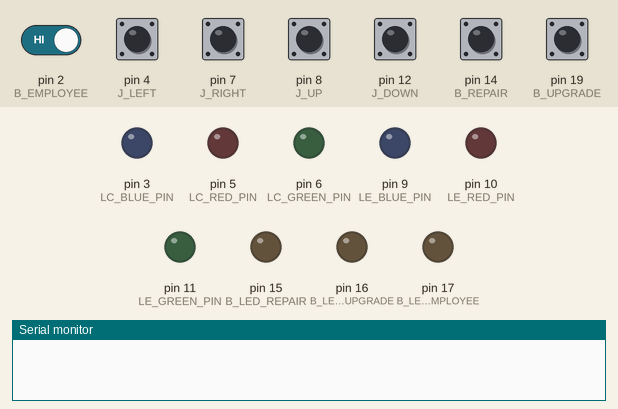
Recording of a sketch running on a simulated Arduino Uno, built with avr-gcc and run on an emulated ATmega328P. Parts: output pins drawn as LEDs (lit = HIGH), the last lines printed to the serial monitor. Dashed ring = blinking. Inputs (shaded band) come from the test bench; at power-on: pin 2 (B_EMPLOYEE), pin 4 (J_LEFT), pin 7 (J_RIGHT), pin 8 (J_UP), pin 12 (J_DOWN), pin 14 (B_REPAIR), pin 19 (B_UPGRADE) HIGH.

Above: at 1.2 s.
1.3 s: pin 4 (J_LEFT) pulled LOW for 0.15 s
At 1.9 s:
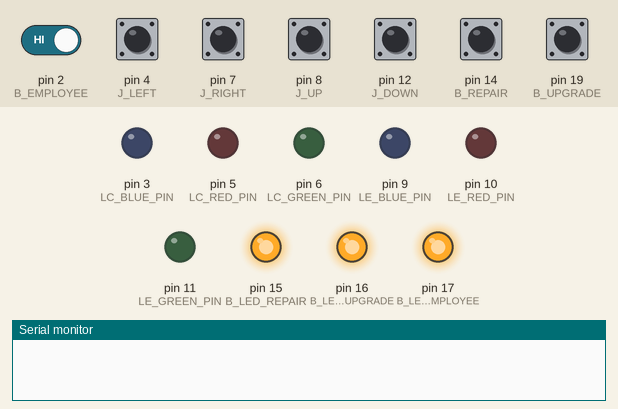
4.4 s: pin 2 (B_EMPLOYEE) driven LOW and pin 4 (J_LEFT) driven LOW
At 4.62 s:
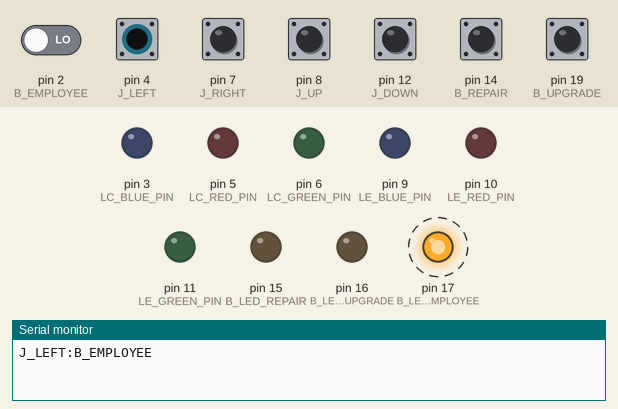
7.4 s: pin 2 (B_EMPLOYEE) driven HIGH
At 7.52 s:
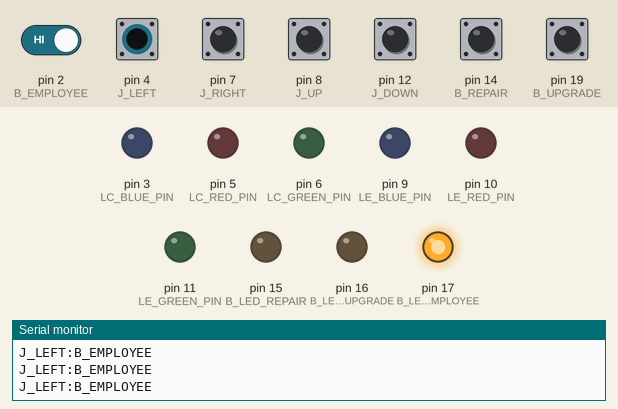
8.9 s: pin 14 (B_REPAIR) pulled LOW for 0.15 s
At 9.12 s:
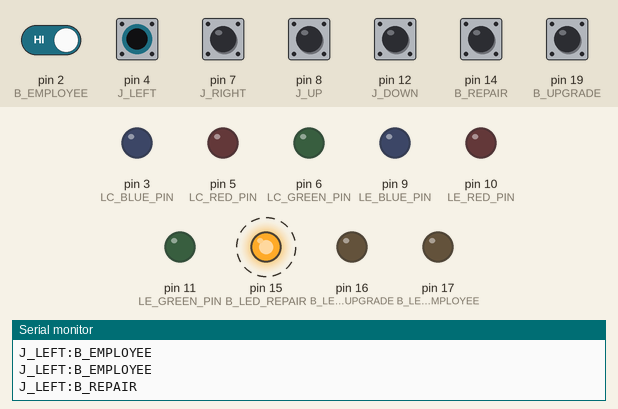
11.9 s: pin 19 (B_UPGRADE) pulled LOW for 1 s
At 12.12 s:
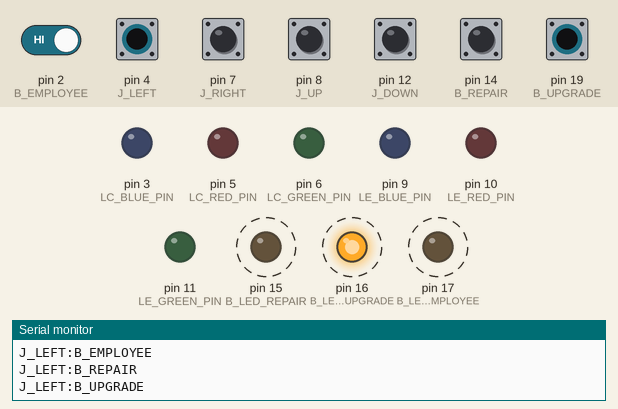
14.9 s: pin 2 (B_EMPLOYEE) driven LOW
At 15.12 s:
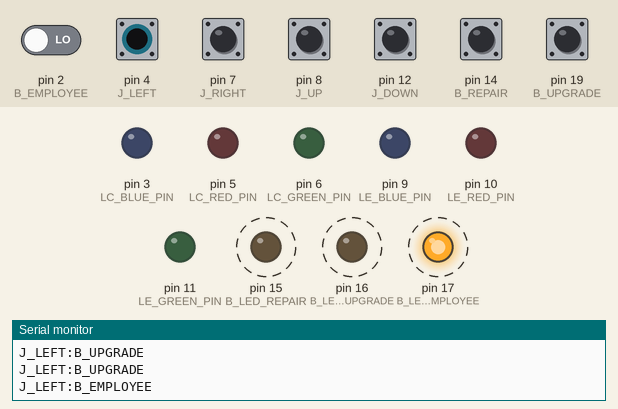
Timing chart, 0 to 18.9 s (numbered marks = the images above; inputs shaded):
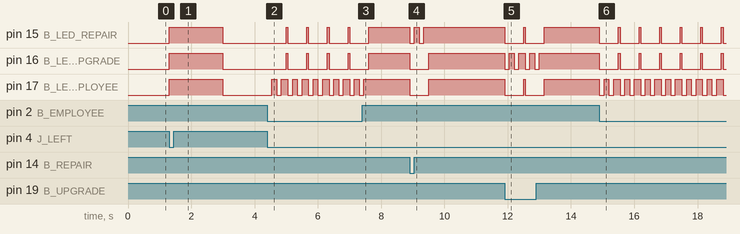

The sketch:

PruebaSerial.ino
```cpp
unsigned long last_time          = 0;
unsigned long actualizar         = 0;
unsigned long lastMicros         = 0;
unsigned long antiBounceButtons  = 0;
unsigned long antiBounceJoyStick = 0;
unsigned long playButton         = 0;

#define antiBounceButtonsTime     50  // mseg
#define antiBounceJoyStickTime    50  // mseg
#define playButtonTime          3000  // mseg

#define LE_GREEN_PIN    11
#define LE_RED_PIN      10
#define LE_BLUE_PIN      9

#define LC_GREEN_PIN     6
#define LC_RED_PIN       5
#define LC_BLUE_PIN      3


#define J_DOWN       12
#define J_UP          8
#define J_RIGHT       7
#define J_LEFT        4

#define B_LED_REPAIR     15
#define B_LED_UPGRADE    16
#define B_LED_EMPLOYEE   17
#define B_REPAIR         14
#define B_UPGRADE        19
#define B_EMPLOYEE        2

String JoyStick = "";
String Button   = "";

String inputString  = "";      // a String to hold incoming data
bool stringComplete = false;   // whether the string is complete

String FREQ = "";
String FUN = "";
String COL = "";

int FadeIndex  = 1;
int FadeAmount = 1;

char lightType = "";

void setup()
{
  Serial.begin(115200);

  pinMode ( LE_RED_PIN   , OUTPUT ) ;
  pinMode ( LE_GREEN_PIN , OUTPUT ) ;
  pinMode ( LE_BLUE_PIN  , OUTPUT ) ;

  pinMode ( LC_RED_PIN   , OUTPUT ) ;
  pinMode ( LC_GREEN_PIN , OUTPUT ) ;
  pinMode ( LC_BLUE_PIN  , OUTPUT ) ;

  pinMode ( J_UP    , INPUT_PULLUP ) ;
  pinMode ( J_RIGHT , INPUT_PULLUP ) ;
  pinMode ( J_DOWN  , INPUT_PULLUP ) ;
  pinMode ( J_LEFT  , INPUT_PULLUP ) ;

  pinMode ( B_EMPLOYEE , INPUT_PULLUP ) ;
  pinMode ( B_UPGRADE  , INPUT_PULLUP ) ;
  pinMode ( B_REPAIR   , INPUT_PULLUP ) ;

  pinMode ( B_LED_EMPLOYEE , OUTPUT ) ;
  pinMode ( B_LED_UPGRADE  , OUTPUT ) ;
  pinMode ( B_LED_REPAIR   , OUTPUT ) ;

  digitalWrite ( LE_RED_PIN   , LOW) ;
  digitalWrite ( LE_GREEN_PIN , LOW) ;
  digitalWrite ( LE_BLUE_PIN  , LOW) ;

  digitalWrite ( LC_RED_PIN   , LOW) ;
  digitalWrite ( LC_GREEN_PIN , LOW) ;
  digitalWrite ( LC_BLUE_PIN  , LOW) ;

  digitalWrite ( B_LED_EMPLOYEE , LOW ) ;
  digitalWrite ( B_LED_UPGRADE  , LOW ) ;
  digitalWrite ( B_LED_REPAIR   , LOW ) ;
}

void loop()
{
  // Print a heartbeat
  if ( millis() > last_time + 2000 )
  {
    //Serial.print("XaviaGame esta prendido desde hace:\t"); Serial.print(millis()); Serial.println("\tmseg.");
    last_time = millis();
  }

  if (Serial.available())
    serialEvent();

  if ( FUN == "L" )
  {
    if ( (micros() - lastMicros) > FREQ.toInt() )
    {
      if ( FadeIndex <= 0 || FadeIndex >= 255 )
        FadeAmount = -FadeAmount;

      FadeIndex += FadeAmount;

      switch (COL[0])
      {
        case 'K':
          digitalWrite( LE_RED_PIN   , LOW );
          digitalWrite( LE_GREEN_PIN , LOW );
          digitalWrite( LE_BLUE_PIN  , LOW );
          break;

        case 'B':
          digitalWrite ( LE_RED_PIN   , LOW );
          digitalWrite ( LE_GREEN_PIN , LOW );
          analogWrite  ( LE_BLUE_PIN  , FadeIndex );
          break;

        case 'M':
          analogWrite  ( LE_RED_PIN   , FadeIndex );
          digitalWrite ( LE_GREEN_PIN , LOW );
          analogWrite  ( LE_BLUE_PIN  , FadeIndex );
          break;

        case 'R':
          analogWrite  ( LE_RED_PIN   , FadeIndex );
          digitalWrite ( LE_GREEN_PIN , LOW );
          digitalWrite ( LE_BLUE_PIN  , LOW );
          break;

        case 'C':
          digitalWrite( LE_RED_PIN   , LOW );
          analogWrite ( LE_GREEN_PIN , FadeIndex );
          analogWrite ( LE_BLUE_PIN  , FadeIndex );
          break;

        case 'W':
          analogWrite( LE_RED_PIN ,   FadeIndex );
          analogWrite( LE_GREEN_PIN , FadeIndex );
          analogWrite( LE_BLUE_PIN ,  FadeIndex );
          break;

        case 'Y':
          analogWrite  ( LE_RED_PIN   , FadeIndex );
          analogWrite  ( LE_GREEN_PIN , FadeIndex );
          digitalWrite ( LE_BLUE_PIN  , LOW );
          break;

        case 'G':
          digitalWrite ( LE_RED_PIN   , LOW );
          analogWrite  ( LE_GREEN_PIN , FadeIndex );
          digitalWrite ( LE_BLUE_PIN  , LOW );
          break;
      }
      lastMicros = micros();
    }
  }

  else if ( FUN == "F" )
  {
    // Acá va el código que deja la Luz Común fija. Hardcodear la FREQ = 0

    switch (COL[0])
    {
      case 'K':
        digitalWrite( LE_RED_PIN   , LOW );
        digitalWrite( LE_GREEN_PIN , LOW );
        digitalWrite( LE_BLUE_PIN  , LOW );
        break;

      case 'B':
        digitalWrite ( LE_RED_PIN   , LOW );
        digitalWrite ( LE_GREEN_PIN , LOW );
        digitalWrite  ( LE_BLUE_PIN  , HIGH );
        break;

      case 'M':
        digitalWrite  ( LE_RED_PIN   , HIGH );
        digitalWrite ( LE_GREEN_PIN , LOW );
        digitalWrite  ( LE_BLUE_PIN  , HIGH );
        break;

      case 'R':
        digitalWrite  ( LE_RED_PIN   , HIGH );
        digitalWrite ( LE_GREEN_PIN , LOW );
        digitalWrite ( LE_BLUE_PIN  , LOW );
        break;

      case 'C':
        digitalWrite( LE_RED_PIN   , LOW );
        digitalWrite ( LE_GREEN_PIN , HIGH );
        digitalWrite ( LE_BLUE_PIN  , HIGH );
        break;

      case 'W':
        digitalWrite( LE_RED_PIN ,   HIGH );
        digitalWrite( LE_GREEN_PIN , HIGH );
        digitalWrite( LE_BLUE_PIN ,  HIGH );
        break;

      case 'Y':
        digitalWrite ( LE_RED_PIN   , HIGH );
        digitalWrite ( LE_GREEN_PIN , HIGH );
        digitalWrite ( LE_BLUE_PIN  , LOW );
        break;

      case 'G':
        digitalWrite ( LE_RED_PIN   , LOW );
        digitalWrite ( LE_GREEN_PIN , HIGH );
        digitalWrite ( LE_BLUE_PIN  , LOW );
        break;
    }
  }

  if ( !digitalRead(J_UP) | !digitalRead(J_RIGHT) | !digitalRead(J_DOWN) | !digitalRead(J_LEFT) )
  {

    digitalWrite ( B_LED_REPAIR   , HIGH ) ;
    digitalWrite ( B_LED_UPGRADE  , HIGH ) ;
    digitalWrite ( B_LED_EMPLOYEE , HIGH ) ;

    if ( ( millis() - antiBounceJoyStick ) > antiBounceJoyStickTime )
    {
      if ( digitalRead(J_UP) == LOW )
      {
        JoyStick = "J_UP";
      }

      else if ( digitalRead(J_RIGHT) == LOW )
      {
        JoyStick = "J_RIGHT";
      }

      else if ( digitalRead(J_DOWN) == LOW )
      {
        JoyStick = "J_DOWN";
      }

      else if ( digitalRead(J_LEFT) == LOW )
      {
        JoyStick = "J_LEFT";
      }

      //Serial.print("JoyStick:\t"); //Serial.println(JoyStick);
      antiBounceJoyStick = millis();
    }
  }

  if ( ( millis() - playButton ) > playButtonTime )
  {
    JoyStick = "";
    digitalWrite ( B_LED_REPAIR   , LOW ) ;
    digitalWrite ( B_LED_UPGRADE  , LOW ) ;
    digitalWrite ( B_LED_EMPLOYEE , LOW ) ;
    playButton = millis();
  }

  else // chequeo botones
  {
    if ( ( !digitalRead(B_EMPLOYEE) | !digitalRead(B_UPGRADE) | !digitalRead(B_REPAIR) ) & (JoyStick != "") )
    {
      if ( ( millis() - antiBounceButtons ) > antiBounceButtonsTime )
      {
        if ( digitalRead(B_EMPLOYEE) == LOW )
        {
          Button = "B_EMPLOYEE";
          Serial.print(JoyStick); Serial.print(":"); Serial.println(Button);

          digitalWrite ( B_LED_REPAIR   , LOW ) ;
          digitalWrite ( B_LED_UPGRADE  , LOW ) ;
          digitalWrite ( B_LED_EMPLOYEE , LOW ) ;
          delay(150);
          digitalWrite ( B_LED_EMPLOYEE , HIGH ) ;
          delay(150);
          digitalWrite ( B_LED_EMPLOYEE , LOW ) ;
          delay(150);
          digitalWrite ( B_LED_EMPLOYEE , HIGH ) ;
          delay(150);
          digitalWrite ( B_LED_EMPLOYEE , LOW ) ;

        }

        else if ( digitalRead(B_UPGRADE) == LOW )
        {
          Button = "B_UPGRADE";
          Serial.print(JoyStick); Serial.print(":"); Serial.println(Button);

          digitalWrite ( B_LED_REPAIR   , LOW ) ;
          digitalWrite ( B_LED_UPGRADE  , LOW ) ;
          digitalWrite ( B_LED_EMPLOYEE , LOW ) ;
          delay(150);
          digitalWrite ( B_LED_UPGRADE , HIGH ) ;
          delay(150);
          digitalWrite ( B_LED_UPGRADE , LOW ) ;
          delay(150);
          digitalWrite ( B_LED_UPGRADE , HIGH ) ;
          delay(150);
          digitalWrite ( B_LED_UPGRADE , LOW ) ;

        }

        else if ( digitalRead(B_REPAIR) == LOW )
        {
          Button = "B_REPAIR";
          Serial.print(JoyStick); Serial.print(":"); Serial.println(Button);

          digitalWrite ( B_LED_REPAIR   , LOW ) ;
          digitalWrite ( B_LED_UPGRADE  , LOW ) ;
          digitalWrite ( B_LED_EMPLOYEE , LOW ) ;
          delay(150);
          digitalWrite ( B_LED_REPAIR , HIGH ) ;
          delay(150);
          digitalWrite ( B_LED_REPAIR , LOW ) ;
          delay(150);
          digitalWrite ( B_LED_REPAIR , HIGH ) ;
          delay(150);
          digitalWrite ( B_LED_REPAIR , LOW ) ;

        }

        //Serial.print("Button:\t"); //Serial.println(Button);
        antiBounceButtons = millis();
      }
    }
  }

}


void serialEvent()
{
  inputString = "";
  stringComplete = false;

  //Serial.println("Evento de puerto Serie");

  while (Serial.available())
  {
    char inChar = (char) Serial.read();
    inputString += inChar;
    if (inChar == '\n')
      stringComplete = true;

    delay(10);
  }

  //Serial.println(inputString);

  switch ( inputString[0] )
  {
    case 'L':

      switch ( inputString[1] )
      {
        case 'E':

          lightType = true;

          if ( inputString[3] == '1' )
            Serial.println("Luz de Emergencia: ON");
          else
            Serial.println("Luz de Emergencia: OFF");

          break;

        case 'C':

          lightType = true;

          //Serial.println("Prender Luz Común");

          FUN = "";
          FREQ = "";
          COL = "";

          int i = 3;
          for ( i ; inputString[i] != ',' ; i++ )
          {
            FUN += inputString[i];
            delay(10);
          }

          //Serial.print("FUN: "); Serial.println(FUN);

          for ( ++i ; inputString[i] != ',' ; i++ )
          {
            FREQ += inputString[i];
            delay(10);
          }

          //Serial.print("FREQ: "); Serial.println(FREQ);

          for ( ++i ; inputString[i] != '.' ; i++ )
          {
            COL += inputString[i];
            delay(10);
          }

          //Serial.print("COL: "); Serial.println(COL);

          break;
      }

      inputString = "";
      stringComplete = false;
      break;
  }
}

/*
  ISR( TIMER0_COMPA_vect )
  {
  static unsigned long count = 0;
  if ( ++count > TIMER0_COUNT )
  {

    if (functionIndex < FUNCTION_LENGTH)
      analogWrite( LED_BUILTIN, LIN[++functionIndex] );
    else
      functionIndex = 0;

    count = 0;
    time = true;                          // time is set to true every TIMER0_COUNT ms
  }                                       // (time needs to be cleared in the main routine)
  }
*/
```

Measured:
- after the input at 1.3 s, pin 15 (B_LED_REPAIR), pin 16 (B_LED_UPGRADE), pin 17 (B_LED_EMPLOYEE): LOW → HIGH at once, → LOW 1.7 s later
- after the input at 4.4 s, pin 15 (B_LED_REPAIR), pin 16 (B_LED_UPGRADE): alternates HIGH for 0.05 s and LOW for 0.60 s, starting after 0.60 s; pin 17 (B_LED_EMPLOYEE): alternates HIGH for 0.15 s and LOW for 0.15 s, starting after 0.15 s
- after the input at 7.4 s, pin 15 (B_LED_REPAIR), pin 16 (B_LED_UPGRADE): goes on until 7.6 s, then stays HIGH; pin 17 (B_LED_EMPLOYEE): goes on until 7.5 s, then stays HIGH
- after the input at 8.9 s, pin 15 (B_LED_REPAIR): alternates HIGH for 0.15 s and LOW for 0.15 s, 4 changes in all, then stays HIGH, starting at once; pin 16 (B_LED_UPGRADE), pin 17 (B_LED_EMPLOYEE): HIGH → LOW at once, → HIGH 0.60 s later
- after the input at 11.9 s, pin 15 (B_LED_REPAIR), pin 17 (B_LED_EMPLOYEE): alternates HIGH for 0.05 s and LOW for 0.60 s, 4 changes in all, then stays HIGH, starting at once; pin 16 (B_LED_UPGRADE): alternates HIGH for 0.15 s and LOW for 0.15 s, 8 changes in all, then stays HIGH, starting at once
- after the input at 14.9 s, pin 15 (B_LED_REPAIR), pin 16 (B_LED_UPGRADE): alternates HIGH for 0.05 s and LOW for 0.60 s, starting at once; pin 17 (B_LED_EMPLOYEE): alternates HIGH for 0.18 s and LOW for 0.15 s, starting at once
